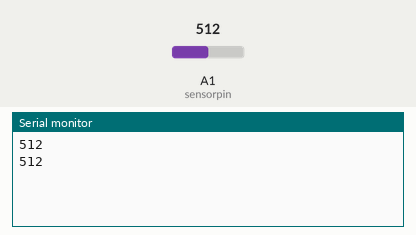
Recording of a sketch running on a simulated Arduino Uno, built with avr-gcc and run on an emulated ATmega328P. Shown: the last lines printed to the serial monitor. The inputs (shaded band) are chosen by the test bench; at power-on: A1 (sensorpin) = 512.

Above: at 1.8 s.
1.9 s: A1 (sensorpin) set to 716
At 2.8 s:
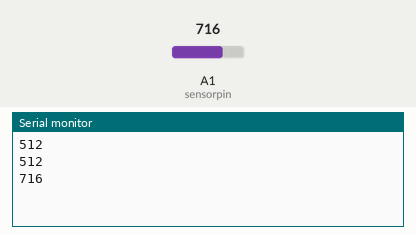
3.4 s: A1 (sensorpin) set to 900
At 4.5 s:
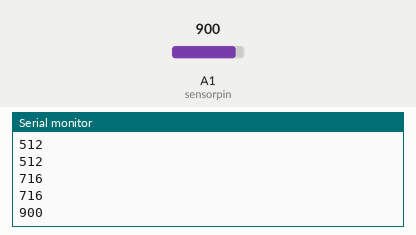
Timing chart, 0 to 6.4 s (numbered marks = the images above; inputs shaded):
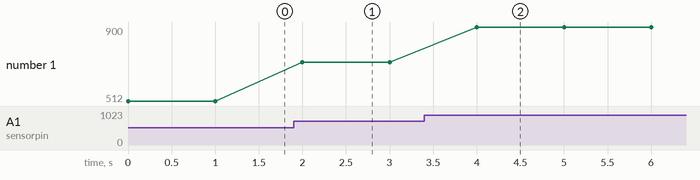

Measured:
- after the input at 1.9 s, the serial monitor: prints a new line after 0.10 s (image 1)
- after the input at 3.4 s, the serial monitor: prints a new line after 0.60 s (image 2)
- plotted number 1: 512 → 716 after the input at 1.9 s, 716 → 900 after the input at 3.4 s

The sketch:

Code001.ino
```cpp
/*This code explains the working of moisture sensor*/

int sensorpin = A1;
void setup()
{
  Serial.begin(9600);
  pinMode(sensorpin, INPUT);

}
void loop() {
  // read the input on analog pin 0:
  int sensorValue = analogRead(sensorpin);
  Serial.println(sensorValue);
  delay(1000);
}
```
